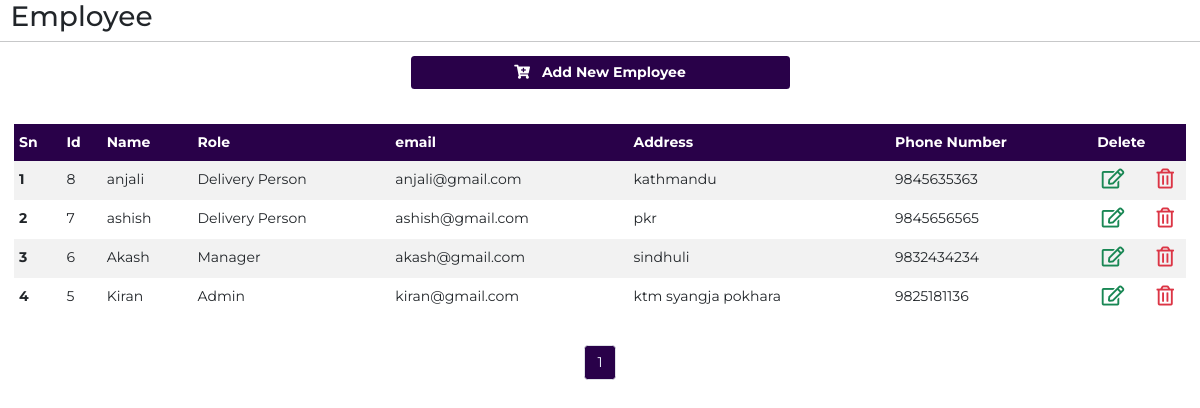
/admin/users.php (signed in), run on the app's committed database.
### tables this page shows
CREATE TABLE `users` (
  `u_id` int(10) NOT NULL,
  `u_name` varchar(100) DEFAULT NULL,
  `u_role` int(10) DEFAULT NULL,
  `u_email` varchar(100) DEFAULT NULL,
  `u_pass` varchar(100) DEFAULT NULL,
  `u_address` text DEFAULT NULL,
  `u_phone` text DEFAULT NULL
);

CREATE TABLE `role` (
  `role_id` int(11) NOT NULL,
  `role_name` varchar(50) NOT NULL
);

### admin/users.php (the view, shortened to what this page needs)
<?php
 include 'connect.php';
?>
<!DOCTYPE html>
<html lang="en">
<head>
    <link href="https://cdn.jsdelivr.net/npm/bootstrap@5.0.0-beta2/dist/css/bootstrap.min.css" rel="stylesheet">
    <link rel="stylesheet" href="https://pro.fontawesome.com/releases/v5.10.0/css/all.css?v=<?php echo time(); ?>"/>
    <link rel="stylesheet" href="css/product.css?v=<?php echo time(); ?>">
    <link rel="stylesheet" href="css/mastercss.css?v=<?php echo time(); ?>">
</head>
<body>
    <div class="container-fluid ">
        <div class="row">
            <div class="col-2">
                 <h2>Employee</h2>
            </div>
        <hr>
        </div>
        <div class="row justify-content-center">
            <div class="col-sm-4 col-12 mb-4">
                <a href="addnew_user.php"  class="btn background w-100"><i class="fas fa-cart-plus"></i> &nbsp;&nbsp;Add New Employee</a>
            </div>
        </div>
        <div class="row p-3 table-responsive ">
            <table class="table table-sm table-striped table-hover table-borderless ">
                <thead class="background">
                    <tr>
                    <th scope="col">Sn</th>
                    <th scope="col">Id</th>
                    <th scope="col">Name</th>
                    <th scope="col">Role</th>
                    <th scope="col">email</th>
                    <th scope="col">Address</th>
                    <th scope="col">Phone Number</th>
                    <th scope="col" class="edit">Delete</th>
                    </tr>
                </thead>
                <tbody>
                <?php
                  $limit = 5;
                  if(isset($_GET["page"])){
                      $page = $_GET["page"];
                  }
                  else{
                      $page = 1;
                  };
                  $offset = ($page-1)* $limit;
                 $sql = "SELECT * FROM  users LEFT JOIN role ON role.role_id = users.u_role  ORDER BY u_id DESC LIMIT {$offset} ,{$limit}";
                $result = mysqli_query($conn, $sql);
                if (mysqli_num_rows($result) > 0) {
                    $serial = $offset + 1;
                    while($row = mysqli_fetch_assoc($result)) {
                    ?>
                    <tr>
                    <th scope="row"><?php echo $serial; ?></th>
                    <td><?php echo $row['u_id']; ?></td>
                    <td><?php echo $row['u_name']; ?></td>
                    <td><?php echo $row['role_name']; ?></td>
                    <td><?php echo $row['u_email']; ?></td>
                    <td><?php echo $row['u_address']; ?></td>
                    <td><?php echo $row['u_phone']; ?></td>
                    <td class="edit">
                        <div class="row  text-center">
                            <div class="col-6">
                                <a href="update_user.php?u_id=<?php echo $row['u_id']; ?>" class="far fa-edit  text-success "></a>
                            </div>
                            <div class="col-6 text-danger">
                                <i class="far fa-trash-alt u-del-btn" type="button"data-toggle="modal" data-target="#exampleModal"></i>
                            </div>
                        </div>
                    </td>
                    </tr>
                      <?php
                       $serial++;
                     }
                 }
                      ?>
                </tbody>
                </table>
        </div>
        <nav aria-label="...">
            <?php
            $sql1 = "SELECT * FROM users";
                $result1 = mysqli_query($conn, $sql1) or die("Query Failed.");
                if(mysqli_num_rows($result1) > 0){
                  $total_records = mysqli_num_rows($result1);
                  $total_page = ceil($total_records / $limit);
                echo '<ul class="pagination justify-content-center">';
                for($i = 1; $i <= $total_page; $i++){
                    if($i == $page){
                      $active = "active";
                    }else{
                      $active = "";
                    }
                    echo '<li class="page-item "><a class="page-link '.$active.'" href="users.php?page='.$i.'">'.$i.'</a></li>';
                }
            }
?>
        </ul>
        </nav>
    </div>
</body>
</html>

### admin/css/product.css (style rules this page uses)
* { margin: 0; padding: 0; list-style: none; box-sizing: border-box; text-decoration: none; font-size: 14px; font-family: 'Montserrat', sans-serif; }
body { background-color: white; width: 100%; height: 100vh; }
.background { background-color: #290149; color: white; font-weight: bold; }
table { font-size: 14px; }
th, td { padding: 8px 5px !important; }
.table .far { font-size: 20px; cursor: pointer; padding: 0; }
.edit { width: 8%; }
.fa-edit { text-decoration: none; }
.active { padding: 6px 12px; background-color: #290149; color: aliceblue; }

### admin/css/mastercss.css (style rules this page uses)
* { margin: 0; padding: 0; list-style: none; box-sizing: border-box; text-decoration: none; font-size: 14px; font-family: 'Montserrat', sans-serif; }

### data on the page
users: u_id "8", u_name "anjali", role.role_name "Delivery Person", u_email "anjali@gmail.com", u_address "kathmandu", u_phone "9845635363"
users: u_id "7", u_name "ashish", role.role_name "Delivery Person", u_email "ashish@gmail.com", u_address "pkr", u_phone "9845656565"
users: u_id "6", u_name "Akash", role.role_name "Manager", u_email "akash@gmail.com", u_address "sindhuli", u_phone "9832434234"
users: u_id "5", u_name "Kiran", role.role_name "Admin", u_email "kiran@gmail.com", u_address "ktm syangja pokhara", u_phone "9825181136"
